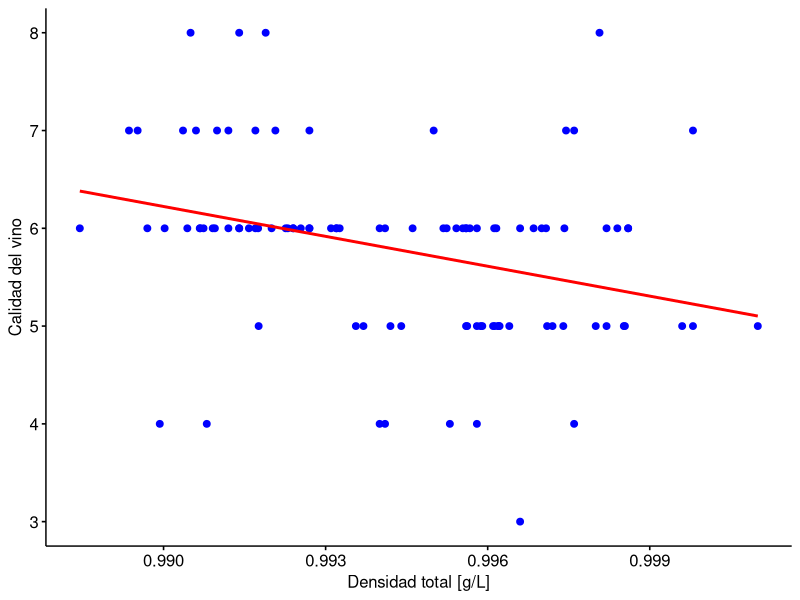
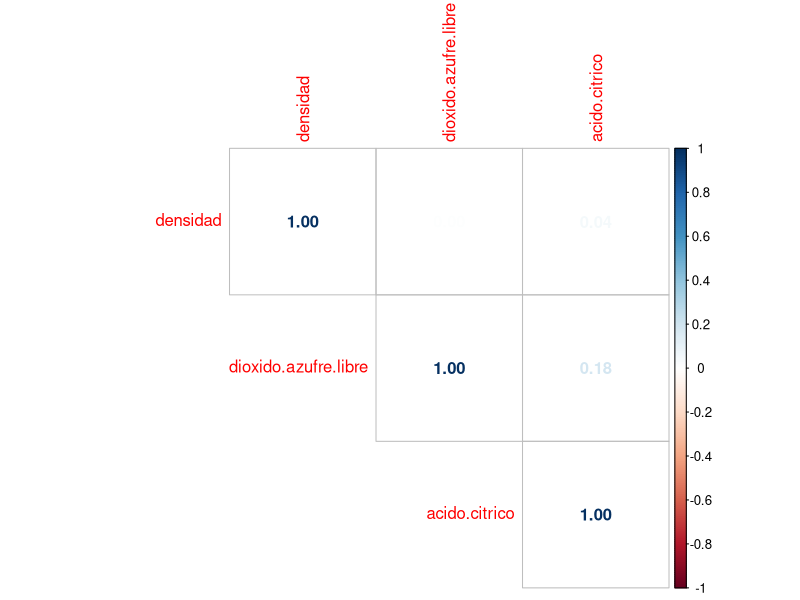

Source code (R) for these figures, in order:
# ------------------- Grupo 4 -------------------
#Integrantes:
#            - AGUSTÍN HENRIQUÉZ
#            - NICOLAS M. VALDES HERRERA 
#
# ||||||||||||||||||||||||||||||||||||||||||||||||||||||||||||||||||||||||||||
# |||||||||||||||||||||||||||||||| ENUNCIADO |||||||||||||||||||||||||||||||||
# ||||||||||||||||||||||||||||||||||||||||||||||||||||||||||||||||||||||||||||
#
# ACTIVIDADES
# Un estudio recolectó muestras de distintas botellas de vino de una importante viña francesa. Estas mediciones
# están disponibles en el archivo EP13 Datos.csv que acompaña a este enunciado. El estudio incluyó 12
# mediciones de características del vino y la indicación de si cada vino es tinto o blanco:
#   
#   1. El equipo copia el enunciado del problema asignado como comentarios de un script R.
#   2. El equipo lee el enunciado, descarga el archivo de datos (EP13 Datos.csv) desde UVirtual y selecciona las
#       columnas para trabajar de acuerdo a las instrucciones.
#   3. El equipo construye los modelos solicitados usando la muestra correspondiente.
#   4. El equipo sube el script con las actividades anteriores comentando en detalle los pasos seguidos.
# 
# Fuera del horario de clases, cada equipo debe subir el script realizado UVirtual con el nombre "EP13-respuestagrupo-i", donde i es el número de grupo asignado. Las respuestas deben subirse antes de las 23:30 del lunes 3
# de julio.
# 
# PREGUNTA (todos los grupos)
# Se pide construir un modelo de regresión lineal simple y otro de regresión lineal múltiple para predecir la
# variable calidad, de acuerdo con las siguientes instrucciones:
#   1. Definir la semilla a utilizar, que corresponde a los últimos cuatro dígitos del RUN (sin considerar el dígito
#       verificador) del integrante de menor edad del equipo.
#   2. Seleccionar una muestra de 100 vinos.
#   3. Seleccionar de forma aleatoria 6 posibles variables predictoras.
#   4. Seleccionar, entre las variables que no fueron escogidas en el punto anterior, una que el equipo considere
#       que podría ser útil para predecir la variable calidad, justificando bien esta selección.
#   5. Usando el entorno R, construir un modelo de regresión lineal simple con el predictor seleccionado en el
#       paso anterior.
#   6. Agregue la variable seleccionada en el paso 4 al conjunto obtenido en el punto 3.
#   7. Usando herramientas para la exploración de modelos del entorno R, escoger entre dos y cinco predictores
#       de entre las variables presentes en el conjunto obtenido en el paso anterior para construir un modelo de
#       regresión lineal múltiple.
#   8. Evaluar los modelos y “arreglarlos” en caso de que tengan algún problema con las condiciones que deben
#       cumplir.
#   9. Evaluar el poder predictivo del modelo en datos no utilizados para construirlo (o utilizando validación
#       cruzada).

# ||||||||||||||||||||||||||||||||||||||||||||||||||||||||||||||||||||||||||||
# |||||||||||||||||||||||||||||||| RESPUESTAS ||||||||||||||||||||||||||||||||
# ||||||||||||||||||||||||||||||||||||||||||||||||||||||||||||||||||||||||||||

# Librerías
if (!require(readxl) ) {
  install.packages("readxl", dependencies = TRUE )
  require (readxl)
}
if (!require(ggpubr) ) {
  install.packages("ggpubr", dependencies = TRUE )
  require (ggpubr)
}
if (!require(dplyr) ) {
  install.packages("dplyr", dependencies = TRUE )
  require (dplyr)
}
if (!require(car)){
  install.packages("car", dependencies = TRUE )
  require (car)
}
if (!require(corrplot)){
  install.packages("corrplot", dependencies = TRUE )
  require (corrplot)
}

library(ggpubr)
library(dplyr)
library(tidyr)

setwd("C:/Users/agust/Desktop/Repo IME/IME-2023/EP13")
data <- read.csv2("EP13 Datos.csv")
data[["id"]] <- factor(1:nrow(data))

set.seed(2184)
muestra <- sample_n(data, 100)

# Se extraen de forma aleatoria las variables para la prueba
opciones <-  c("clase", "acidez.fija", "acidez.volatil", "acido.citrico", 
               "azucar.residual", "cloruros", "dioxido.azufre.libre", "dioxido.azufre.total",
               "densidad", "ph", "sulfatos", "alcohol")
variables <- sample(opciones, 6)
print(variables)

calidad <- muestra[["calidad"]]

# Se analiza la correlación existente entre las variables no seleccionadas
densidad <- muestra[["densidad"]]
acidesFija <- muestra[["acidez.fija"]]
acidoCitrico <- muestra[["acido.citrico"]]
cloruros <- muestra[["cloruros"]]
dioxidoAzufreLibre <- muestra[["dioxido.azufre.libre"]]
dioxidoAzufreTotal <- muestra[["dioxido.azufre.total"]]

correlacion_lineal <- cor(densidad, calidad)
cat("Densidad: ", correlacion_lineal, "\n")
correlacion_lineal <- cor(acidesFija, calidad)
cat("Acides fija: ", correlacion_lineal, "\n")
correlacion_lineal <- cor(acidoCitrico, calidad)
cat("Acido citrico: ", correlacion_lineal, "\n")
correlacion_lineal <- cor(cloruros, calidad)
cat("Cloruros: ", correlacion_lineal, "\n")
correlacion_lineal <- cor(dioxidoAzufreLibre, calidad)
cat("dioxido azufre libre: ", correlacion_lineal, "\n")
correlacion_lineal <- cor(dioxidoAzufreTotal, calidad)
cat("dioxido azufre total: ", correlacion_lineal, "\n")

# Se realiza el RML mediante mínimos cuadrados, utilizando la variable "densidad" y "calidad",
# se escoje a variable densidad dado a que es la que posee la correlación mas fuerte con la 
# variable "calidad", además, es una característica propia para medir la calidad de los vinos
# Cabe destacar que la correlación que existe entre las variables "densidad" y "calidad" es 
# muy baja, siento ésta de -0.3173, por lo que desde un comienzo se sabe que la fuerza de relación
# lineal que existe es baja

# Se verifica que los datos cumplan con las condiciones para desarrollar RML de mínimos cuadrados

muestras <- data.frame(calidad, densidad)

modelo <- lm(calidad~densidad, data = muestras)
print(summary(modelo))

# solo para mantener el resultado
variables2 <-  c("densidad", "acidez.fija", "acido.citrico", "cloruros", 
               "dioxido.azufre.libre", "dioxido.azufre.total")

p <- ggscatter(muestras, x = "densidad", y = "calidad", color = "blue", fill = "blue",
               xlab = "Densidad total [g/L]", ylab = "Calidad del vino")
p <- p + geom_smooth(method = lm, se = FALSE, colour = "red")
print(p)

print(shapiro.test(modelo$residuals))

# 1. Los datos dben presentar una relación lineal
#     En este caso, los datos tienden a aglomerarse en torno a la rectificación, sin embargo,
#     se pueden observar muchos datos atípicos, ésto era de esperar dado a la correlación que 
#     existe entre los datos
# 2. La distribución de los residuos debe ser cercana a la normal
#     Si bien existen muchos datos atípicos, los residuos tienen una distribución cercana a la
#     normal, comprobado por el test de Shappiro Wilk
# 3. La variabilidad de los puntos en torno a la linea de mínimos cuadrados debe ser
#   aproximadamente constante
#     Se puede observar que, a pesar de que hayan muchos datos atípicos, existe una distribución
#     relativamente constante de datos, es decir, que no se aglomeran en torno a un extremo o sector
#     del grafo alejado de la rectificación
# 4. Las observaciones deben ser independientes entre si
#     Las observaciones son menos del 10% de los datos totales, por lo que pueden considerarse como
#     independientes
# 
# Con todo lo anterior, se tiene que una RLS para las variables de "calidad" y "densidad", 
# está dado por:
#   calidad = 107.06 + 101.85*densidad

# Se agrega la variable 'calidad' al conjunto obtenido en el paso 3
# variables <- c(variables, "calidad")
# print(variables)

# 7.	Usando herramientas para la exploración de modelos del entorno R, escoger entre dos 
# y cinco predictores de entre las variables presentes en el conjunto obtenido en el paso anterior
# para construir un modelo de regresión lineal múltiple.

# Creamos la formula para el modelo. Esta formula representa 'calidad ~ predictor1 + predictor2 + ... + predictorN'
f <- as.formula(paste("calidad", paste(c("densidad", variables2), collapse = "+"), sep = " ~ "))

print(f)

# Creamos un modelo de regresión lineal con todas las variables predictoras
modelo_completo <- lm(f, data = muestra)

# Selección de predictores hacia adelante (forward)
# Comenzamos con el modelo simple (modelo) y nos movemos hacia el modelo completo
modelo_nulo = lm(calidad ~ 1, data = muestra)
modelo_forward = step(modelo_nulo, scope = list(lower = modelo_nulo, upper = modelo_completo), direction = "forward", trace = 1)

# Resumen del modelo propuesto por el método Forward
summary(modelo_forward)

# Selección de predictores hacia atrás (backward)
# Comenzamos con el modelo completo y nos movemos hacia el modelo simple
modelo_backward = step(modelo_completo, scope = list(lower = modelo, upper = modelo_completo), direction = "backward", trace = 1)

# Resumen del modelo propuesto por el método Backward
summary(modelo_backward)

# Observamos, que para ambos metodos, el modelo propuesto incluye: "densidad", "dioxido.azufre.libre", "acido.citrico"
# Otras Observaciones
# El intercepto (valor cuando todas las variables predictoras son 0) es 108.2.
# La "densidad" tiene un coeficiente negativo de -103.8, lo que significa que a medida que aumenta la densidad, la calidad tiende a disminuir.
# El "dioxido.azufre.libre" tiene un coeficiente positivo de 0.01322, lo que indica que a medida que aumenta esta variable, la calidad también tiende a aumentar.
# El "acido.citrico" tiene un coeficiente positivo de 1.109, sugiriendo que a medida que este aumenta, la calidad también aumenta.


# -- 8. Evaluar los modelos y “arreglarlos” en caso de que tengan algún problema con las condiciones que deben cumplir.

# Condiciones RLM

# 1. Las variables predictoras deben ser cuantitativas o dicotómicas (de ahí la necesidad de variables indicadoras para manejar más de dos niveles).
#    R: Las variables predictoras son todas numéricas a nivel de intervalo y ninguna de ellas corresponde a una constante.

# 2. La variable de respuesta debe ser cuantitativa y continua, sin restricciones para su variabilidad.
#    R: Las variables "calidad" es cuantitativa y continua.

# 3. Los predictores deben tener algún grado de variabilidad (su varianza no debe ser igual a cero). En otras palabras, no pueden ser constantes.
#    R: Observando los resultados, ninguna varianza es igual a 0.

varianzas_densidad <- var(muestra$densidad)
varianzas_dioxido.azufre.libre <- var(muestra$dioxido.azufre.libre)
varianzas_acido.citrico <- var(muestra$acido.citrico)

print(varianzas_densidad) 
print(varianzas_dioxido.azufre.libre)
print(varianzas_acido.citrico)


# 4. No debe existir multicolinealidad. Esto significa que no deben existir relaciones lineales fuertes entre dos o más predictores (coeficientes de correlación altos).
#    R: Observando los resultados, podemos ver que se cumple la condicion

vifs <- vif(modelo_forward)
cat("\nVerificar la multicolinealidad :\n")
cat("- VIFs :\n")
print( vifs )

cat("- Tolerancias :\n")
print(1/vifs)

cat("- VIF medio :", mean (vifs), "\n")


# 5. Los residuos deben ser homocedásticos (con varianzas similares) para cada nivel de los predictores.
#    R: Obtenemos como resultado de la prueba: Chisquare = 0.4348471, Df = 1, p = 0.50962, por lo que el supuesto de homocedasticidad se cumple.

prueba.Ncv <- ncvTest(modelo_forward)
print(prueba.Ncv)

# 6. Los residuos deben seguir una distribución cercana a la normal centrada en cero.
#    R: Obtenemos como resultado de la prueba: p-value = 0.1485, por lo que podemos asumir que el supuesto se cumple.

prueba.shapiro = shapiro.test(modelo_forward$residuals)
print(prueba.shapiro)


# 7. Los valores de la variable de respuesta son independientes entre sí.
#    R: Obtenemos como resultado de la prueba: p = 0.334, por lo que podemos concluir que los residuos son, en efecto, independientes.

prueba.durbin <- durbinWatsonTest(modelo_forward)
print(prueba.durbin)


# 8. Cada predictor se relaciona linealmente con la variable de respuesta.
#    R: Como observamos en los resultados, el supuesto se cumple

datos_PR <- select(muestra, densidad, dioxido.azufre.libre, acido.citrico)
correlacion <- round(cor(datos_PR), 2)
correlacion
corrplot(correlacion, method="number", type="upper")

# -- 9.	Evaluar el poder predictivo del modelo en datos no utilizados para construirlo (o utilizando validación cruzada).
